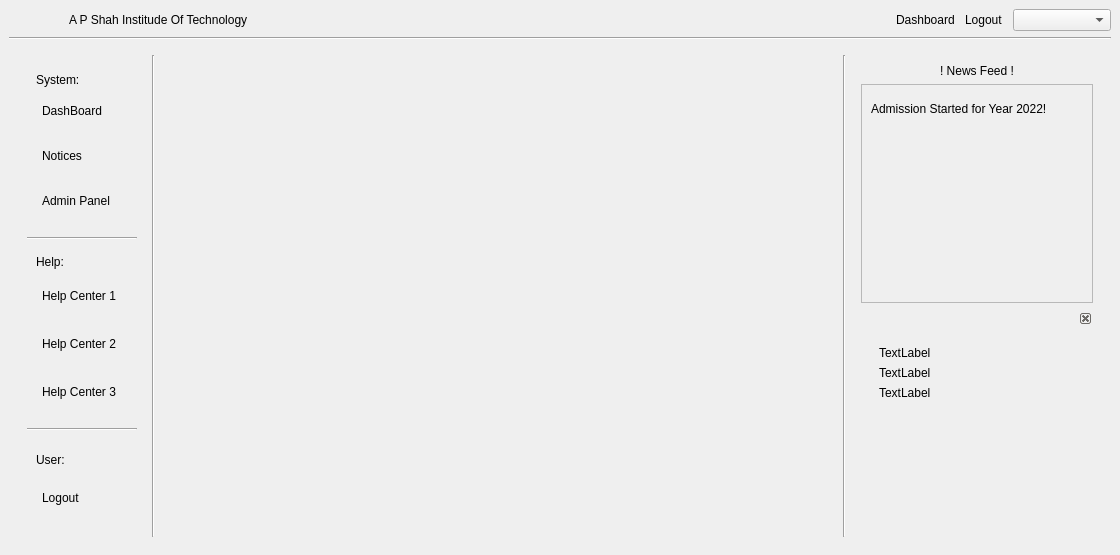
<?xml version="1.0" encoding="UTF-8"?>
<ui version="4.0">
 <class>MainWindow</class>
 <widget class="QMainWindow" name="MainWindow">
  <property name="geometry">
   <rect>
    <x>0</x>
    <y>0</y>
    <width>1120</width>
    <height>555</height>
   </rect>
  </property>
  <property name="minimumSize">
   <size>
    <width>10</width>
    <height>10</height>
   </size>
  </property>
  <property name="windowTitle">
   <string>MainWindow</string>
  </property>
  <widget class="QWidget" name="Most_outer_hcont">
   <property name="sizePolicy">
    <sizepolicy hsizetype="Preferred" vsizetype="Preferred">
     <horstretch>0</horstretch>
     <verstretch>0</verstretch>
    </sizepolicy>
   </property>
   <layout class="QVBoxLayout" name="verticalLayout">
    <item>
     <layout class="QHBoxLayout" name="Header_Vcont">
      <property name="spacing">
       <number>10</number>
      </property>
      <property name="sizeConstraint">
       <enum>QLayout::SetFixedSize</enum>
      </property>
      <item>
       <widget class="QLabel" name="head_logo">
        <property name="sizePolicy">
         <sizepolicy hsizetype="Fixed" vsizetype="Fixed">
          <horstretch>0</horstretch>
          <verstretch>0</verstretch>
         </sizepolicy>
        </property>
        <property name="minimumSize">
         <size>
          <width>10</width>
          <height>10</height>
         </size>
        </property>
        <property name="maximumSize">
         <size>
          <width>50</width>
          <height>50</height>
         </size>
        </property>
        <property name="text">
         <string/>
        </property>
        <property name="pixmap">
         <pixmap>icons/apshah_logo.png</pixmap>
        </property>
        <property name="scaledContents">
         <bool>true</bool>
        </property>
       </widget>
      </item>
      <item>
       <widget class="QLabel" name="header_title">
        <property name="sizePolicy">
         <sizepolicy hsizetype="Preferred" vsizetype="Fixed">
          <horstretch>0</horstretch>
          <verstretch>0</verstretch>
         </sizepolicy>
        </property>
        <property name="minimumSize">
         <size>
          <width>10</width>
          <height>10</height>
         </size>
        </property>
        <property name="cursor">
         <cursorShape>PointingHandCursor</cursorShape>
        </property>
        <property name="styleSheet">
         <string notr="true">*{
	
	font: 75 15pt &quot;DejaVu Serif&quot;;
}
</string>
        </property>
        <property name="text">
         <string>A P Shah Institude Of Technology</string>
        </property>
       </widget>
      </item>
      <item>
       <widget class="QLabel" name="head_btn">
        <property name="sizePolicy">
         <sizepolicy hsizetype="Fixed" vsizetype="Preferred">
          <horstretch>0</horstretch>
          <verstretch>0</verstretch>
         </sizepolicy>
        </property>
        <property name="minimumSize">
         <size>
          <width>10</width>
          <height>0</height>
         </size>
        </property>
        <property name="cursor">
         <cursorShape>PointingHandCursor</cursorShape>
        </property>
        <property name="styleSheet">
         <string notr="true"/>
        </property>
        <property name="text">
         <string>Dashboard</string>
        </property>
       </widget>
      </item>
      <item>
       <widget class="QLabel" name="head_logout">
        <property name="sizePolicy">
         <sizepolicy hsizetype="Fixed" vsizetype="Preferred">
          <horstretch>0</horstretch>
          <verstretch>0</verstretch>
         </sizepolicy>
        </property>
        <property name="minimumSize">
         <size>
          <width>10</width>
          <height>0</height>
         </size>
        </property>
        <property name="cursor">
         <cursorShape>PointingHandCursor</cursorShape>
        </property>
        <property name="text">
         <string>Logout</string>
        </property>
       </widget>
      </item>
      <item>
       <widget class="QComboBox" name="head_drop">
        <property name="sizePolicy">
         <sizepolicy hsizetype="Fixed" vsizetype="Fixed">
          <horstretch>0</horstretch>
          <verstretch>0</verstretch>
         </sizepolicy>
        </property>
        <property name="minimumSize">
         <size>
          <width>10</width>
          <height>0</height>
         </size>
        </property>
        <property name="cursor">
         <cursorShape>PointingHandCursor</cursorShape>
        </property>
        <property name="currentText">
         <string/>
        </property>
        <property name="placeholderText">
         <string>HELP DESK</string>
        </property>
        <property name="frame">
         <bool>true</bool>
        </property>
        <item>
         <property name="text">
          <string>HELP DESK</string>
         </property>
        </item>
        <item>
         <property name="text">
          <string>HOD</string>
         </property>
        </item>
        <item>
         <property name="text">
          <string>help 1</string>
         </property>
        </item>
        <item>
         <property name="text">
          <string>help 2</string>
         </property>
        </item>
        <item>
         <property name="text">
          <string>help 3</string>
         </property>
        </item>
        <item>
         <property name="text">
          <string/>
         </property>
        </item>
       </widget>
      </item>
     </layout>
    </item>
    <item>
     <widget class="Line" name="head_line">
      <property name="orientation">
       <enum>Qt::Horizontal</enum>
      </property>
     </widget>
    </item>
    <item>
     <widget class="QWidget" name="main_vcont" native="true">
      <layout class="QHBoxLayout" name="horizontalLayout">
       <item>
        <widget class="QWidget" name="main_left_hcont" native="true">
         <property name="sizePolicy">
          <sizepolicy hsizetype="Fixed" vsizetype="Preferred">
           <horstretch>0</horstretch>
           <verstretch>0</verstretch>
          </sizepolicy>
         </property>
         <property name="minimumSize">
          <size>
           <width>80</width>
           <height>0</height>
          </size>
         </property>
         <property name="cursor">
          <cursorShape>PointingHandCursor</cursorShape>
         </property>
         <property name="styleSheet">
          <string notr="true">QPushButton{
	text-align: left;
	font: 75 italic 10pt &quot;DejaVu Serif&quot;;
}

QPushButton:hover{
	font-weight: bold
	
}

QPushButton{

height:30px;
padding:5px;

}


*{
margin-left: 15pt;
margin-right: 15pt;
min-width: 80px
}</string>
         </property>
         <layout class="QVBoxLayout" name="verticalLayout_4">
          <item>
           <widget class="QWidget" name="menu_hcont" native="true">
            <property name="minimumSize">
             <size>
              <width>80</width>
              <height>0</height>
             </size>
            </property>
            <property name="styleSheet">
             <string notr="true"/>
            </property>
            <layout class="QVBoxLayout" name="verticalLayout_5">
             <property name="spacing">
              <number>3</number>
             </property>
             <item>
              <widget class="QLabel" name="system_label">
               <property name="text">
                <string>System:</string>
               </property>
              </widget>
             </item>
             <item>
              <widget class="QPushButton" name="Dashboard_btn">
               <property name="text">
                <string>DashBoard</string>
               </property>
               <property name="icon">
                <iconset>
                 <normaloff>icons/dashboard.png</normaloff>icons/dashboard.png</iconset>
               </property>
               <property name="flat">
                <bool>true</bool>
               </property>
              </widget>
             </item>
             <item>
              <widget class="QPushButton" name="Notices_btn">
               <property name="layoutDirection">
                <enum>Qt::LeftToRight</enum>
               </property>
               <property name="text">
                <string>Notices</string>
               </property>
               <property name="icon">
                <iconset>
                 <normaloff>icons/file.png</normaloff>icons/file.png</iconset>
               </property>
               <property name="flat">
                <bool>true</bool>
               </property>
              </widget>
             </item>
             <item>
              <widget class="QPushButton" name="Admin_btn">
               <property name="text">
                <string>Admin Panel</string>
               </property>
               <property name="icon">
                <iconset>
                 <normaloff>icons/admin.png</normaloff>icons/admin.png</iconset>
               </property>
               <property name="flat">
                <bool>true</bool>
               </property>
              </widget>
             </item>
            </layout>
           </widget>
          </item>
          <item>
           <widget class="Line" name="menu_line1">
            <property name="orientation">
             <enum>Qt::Horizontal</enum>
            </property>
           </widget>
          </item>
          <item>
           <widget class="QWidget" name="help_hcont" native="true">
            <layout class="QVBoxLayout" name="verticalLayout_7">
             <item>
              <widget class="QLabel" name="help_label">
               <property name="text">
                <string>Help:</string>
               </property>
              </widget>
             </item>
             <item>
              <widget class="QPushButton" name="help1_btn">
               <property name="text">
                <string>Help Center 1</string>
               </property>
               <property name="icon">
                <iconset>
                 <normaloff>icons/care.png</normaloff>icons/care.png</iconset>
               </property>
               <property name="flat">
                <bool>true</bool>
               </property>
              </widget>
             </item>
             <item>
              <widget class="QPushButton" name="help2_btn">
               <property name="text">
                <string>Help Center 2</string>
               </property>
               <property name="icon">
                <iconset>
                 <normaloff>icons/care.png</normaloff>icons/care.png</iconset>
               </property>
               <property name="flat">
                <bool>true</bool>
               </property>
              </widget>
             </item>
             <item>
              <widget class="QPushButton" name="help3_btn">
               <property name="text">
                <string>Help Center 3</string>
               </property>
               <property name="icon">
                <iconset>
                 <normaloff>icons/care.png</normaloff>icons/care.png</iconset>
               </property>
               <property name="flat">
                <bool>true</bool>
               </property>
              </widget>
             </item>
            </layout>
           </widget>
          </item>
          <item>
           <widget class="Line" name="menu_line2">
            <property name="orientation">
             <enum>Qt::Horizontal</enum>
            </property>
           </widget>
          </item>
          <item>
           <widget class="QWidget" name="user_hcont" native="true">
            <layout class="QVBoxLayout" name="verticalLayout_6">
             <property name="spacing">
              <number>3</number>
             </property>
             <item>
              <widget class="QLabel" name="user_label">
               <property name="text">
                <string>User:</string>
               </property>
              </widget>
             </item>
             <item alignment="Qt::AlignTop">
              <widget class="QPushButton" name="logout_btn">
               <property name="sizePolicy">
                <sizepolicy hsizetype="Preferred" vsizetype="Fixed">
                 <horstretch>0</horstretch>
                 <verstretch>0</verstretch>
                </sizepolicy>
               </property>
               <property name="minimumSize">
                <size>
                 <width>92</width>
                 <height>0</height>
                </size>
               </property>
               <property name="text">
                <string>Logout</string>
               </property>
               <property name="icon">
                <iconset>
                 <normaloff>icons/power-off.png</normaloff>icons/power-off.png</iconset>
               </property>
               <property name="flat">
                <bool>true</bool>
               </property>
              </widget>
             </item>
            </layout>
           </widget>
          </item>
         </layout>
        </widget>
       </item>
       <item>
        <widget class="Line" name="vline1">
         <property name="orientation">
          <enum>Qt::Vertical</enum>
         </property>
        </widget>
       </item>
       <item>
        <widget class="QFrame" name="form_place_hold_vcont">
         <property name="frameShape">
          <enum>QFrame::NoFrame</enum>
         </property>
         <property name="frameShadow">
          <enum>QFrame::Raised</enum>
         </property>
         <layout class="QHBoxLayout" name="horizontalLayout_2">
          <item>
           <widget class="QStackedWidget" name="stackedWidget">
            <widget class="QWidget" name="page">
             <layout class="QHBoxLayout" name="horizontalLayout_3">
              <item>
               <widget class="QWidget" name="page1_holder" native="true"/>
              </item>
             </layout>
            </widget>
            <widget class="QWidget" name="page_2">
             <layout class="QHBoxLayout" name="horizontalLayout_4">
              <item>
               <widget class="QWidget" name="page2_holder" native="true"/>
              </item>
             </layout>
            </widget>
           </widget>
          </item>
         </layout>
        </widget>
       </item>
       <item>
        <widget class="Line" name="vline2">
         <property name="orientation">
          <enum>Qt::Vertical</enum>
         </property>
        </widget>
       </item>
       <item>
        <widget class="QWidget" name="main_right_hcont" native="true">
         <property name="enabled">
          <bool>true</bool>
         </property>
         <property name="sizePolicy">
          <sizepolicy hsizetype="Fixed" vsizetype="Preferred">
           <horstretch>0</horstretch>
           <verstretch>0</verstretch>
          </sizepolicy>
         </property>
         <property name="minimumSize">
          <size>
           <width>250</width>
           <height>0</height>
          </size>
         </property>
         <layout class="QVBoxLayout" name="verticalLayout_2">
          <item>
           <widget class="QLabel" name="label_3">
            <property name="sizePolicy">
             <sizepolicy hsizetype="Preferred" vsizetype="Fixed">
              <horstretch>0</horstretch>
              <verstretch>0</verstretch>
             </sizepolicy>
            </property>
            <property name="text">
             <string>! News Feed !</string>
            </property>
            <property name="alignment">
             <set>Qt::AlignCenter</set>
            </property>
           </widget>
          </item>
          <item>
           <widget class="QScrollArea" name="scrollArea_2">
            <property name="sizePolicy">
             <sizepolicy hsizetype="Expanding" vsizetype="MinimumExpanding">
              <horstretch>0</horstretch>
              <verstretch>0</verstretch>
             </sizepolicy>
            </property>
            <property name="minimumSize">
             <size>
              <width>0</width>
              <height>200</height>
             </size>
            </property>
            <property name="widgetResizable">
             <bool>true</bool>
            </property>
            <widget class="QWidget" name="scrollAreaWidgetContents">
             <property name="geometry">
              <rect>
               <x>0</x>
               <y>0</y>
               <width>233</width>
               <height>213</height>
              </rect>
             </property>
             <layout class="QVBoxLayout" name="verticalLayout_8">
              <item alignment="Qt::AlignTop">
               <widget class="QLabel" name="label_13">
                <property name="sizePolicy">
                 <sizepolicy hsizetype="Preferred" vsizetype="Preferred">
                  <horstretch>0</horstretch>
                  <verstretch>0</verstretch>
                 </sizepolicy>
                </property>
                <property name="minimumSize">
                 <size>
                  <width>0</width>
                  <height>30</height>
                 </size>
                </property>
                <property name="text">
                 <string>Admission Started for Year 2022!</string>
                </property>
               </widget>
              </item>
             </layout>
            </widget>
           </widget>
          </item>
          <item>
           <widget class="QDockWidget" name="dockWidget">
            <property name="floating">
             <bool>false</bool>
            </property>
            <property name="features">
             <set>QDockWidget::DockWidgetClosable</set>
            </property>
            <widget class="QWidget" name="dockWidgetContents_2">
             <layout class="QHBoxLayout" name="horizontalLayout_5">
              <item alignment="Qt::AlignTop">
               <widget class="QWidget" name="widget" native="true">
                <layout class="QVBoxLayout" name="verticalLayout_3">
                 <item>
                  <widget class="QLabel" name="label">
                   <property name="sizePolicy">
                    <sizepolicy hsizetype="Preferred" vsizetype="Fixed">
                     <horstretch>0</horstretch>
                     <verstretch>0</verstretch>
                    </sizepolicy>
                   </property>
                   <property name="text">
                    <string>TextLabel</string>
                   </property>
                  </widget>
                 </item>
                 <item>
                  <widget class="QLabel" name="label_2">
                   <property name="sizePolicy">
                    <sizepolicy hsizetype="Preferred" vsizetype="Fixed">
                     <horstretch>0</horstretch>
                     <verstretch>0</verstretch>
                    </sizepolicy>
                   </property>
                   <property name="text">
                    <string>TextLabel</string>
                   </property>
                  </widget>
                 </item>
                 <item>
                  <widget class="QLabel" name="label_4">
                   <property name="sizePolicy">
                    <sizepolicy hsizetype="Preferred" vsizetype="Fixed">
                     <horstretch>0</horstretch>
                     <verstretch>0</verstretch>
                    </sizepolicy>
                   </property>
                   <property name="text">
                    <string>TextLabel</string>
                   </property>
                  </widget>
                 </item>
                </layout>
               </widget>
              </item>
             </layout>
            </widget>
           </widget>
          </item>
         </layout>
        </widget>
       </item>
      </layout>
     </widget>
    </item>
   </layout>
  </widget>
 </widget>
 <resources/>
 <connections/>
</ui>
